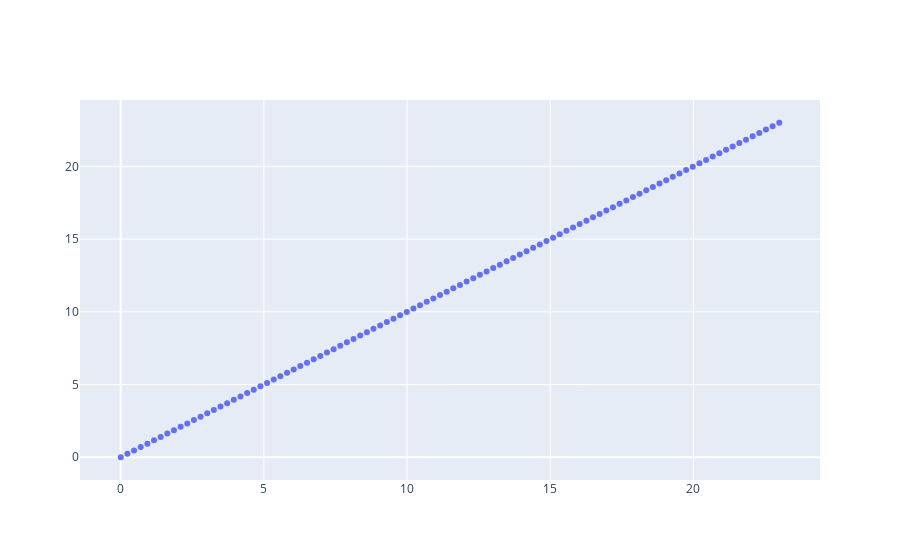

Notebook code for this chart:
### Code cell
x = np.linspace(0, 23, 100)
fig = go.Figure(data=go.Scatter(x=x, y=x, mode="markers"))

fig.show()
